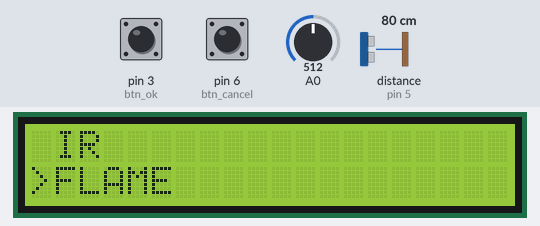
Simulated run of this sketch. Board: Arduino Uno, built with avr-gcc and run on an emulated ATmega328P. Parts: 20×2 character LCD. The inputs (shaded band) are chosen by the test bench; at power-on: A0 = 512, pin 3 (btn_ok) HIGH, pin 6 (btn_cancel) HIGH, distance to the obstacle (sensor on pin 5) 80 cm. The echo pulse lasts 58.3 µs per cm.

Above: at 1.2 s.
1.3 s: A0 set to 610
At 2.4 s:
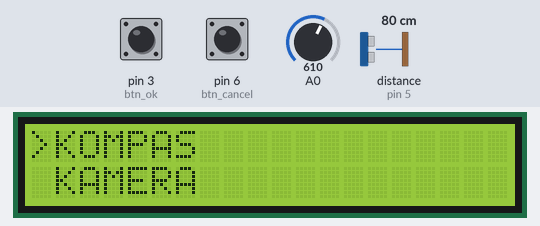
2.8 s: A0 set to 810
At 3.4 s:
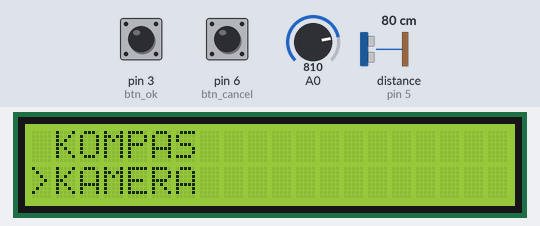
5.8 s: A0 set to 390
At 6.4 s:
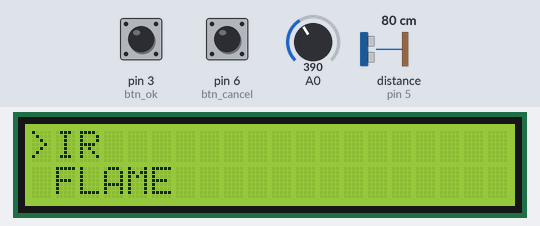
7.4 s: A0 set to 190
At 7.9 s:
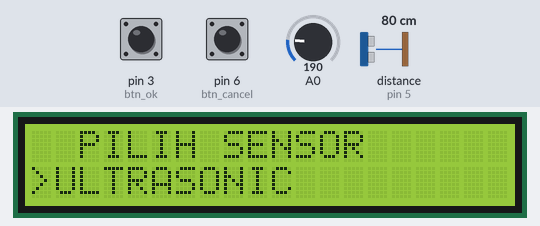
8.9 s: pin 3 (btn_ok) pulled LOW for 0.15 s
At 9.9 s:
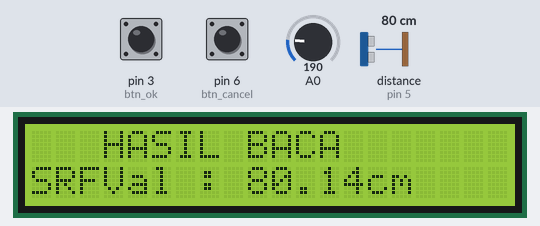
10.5 s: A0 set to 215
At 11.8 s:
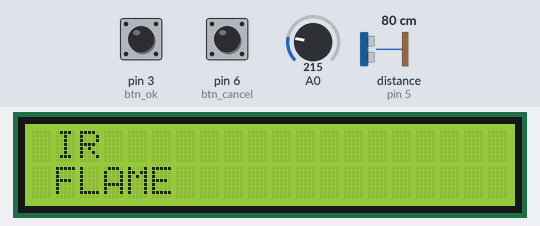
Timing chart, 0 to 13.5 s (numbered marks = the images above; inputs shaded):
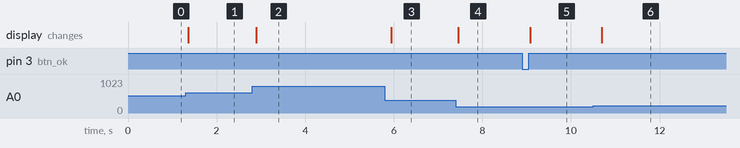

Measured:
- the behaviour switches between 199 and 200 on A0 (found by bisection; images 5 and 6)
- after the input at 1.3 s, the display: changes after 0.06 s (image 1)
- after the input at 2.8 s, the display: changes after 0.09 s (image 2)
- after the input at 5.8 s, the display: changes after 0.15 s (image 3)
- after the input at 7.4 s, the display: changes after 0.06 s (image 4)
- after the input at 8.9 s, the display: changes after 0.18 s (image 5)
- after the input at 10.5 s, the display: changes after 0.20 s (image 6)

The sketch:

Menu_LCD_potentiometer.ino
```cpp
#include <Wire.h>
#include <LiquidCrystal_I2C.h>

#define SRF_trig      4
#define SRF_echo      5

// Inisialisasi tampilan di alamat 0x27
LiquidCrystal_I2C lcd(0x27, 20, 2);

int btn_ok = 3;
int btn_cancel = 6;

int Nomor_menu = 0;         //Variabel untuk pemilihan halaman.
int Nomor_judul = 1;        //Variabel untuk memilih judul halaman.

//Variabel untuk judul halaman.
char* Menu_judul[] = { "PILIH SENSOR",
                       "ULTRASONIC",
                       "IR",
                       "FLAME",
                       "KOMPAS",
                       "KAMERA",
                       };

float SRFVal;

void setup() {
  //Mulai Komunikasi dengan LCD 16x2:
  lcd.init();
  lcd.backlight();
  Serial.begin(9600);
  //Definisi jenis pin (Output atau input):
  pinMode(btn_ok, INPUT_PULLUP);
  pinMode(btn_cancel, INPUT_PULLUP);
  pinMode(SRF_trig, OUTPUT);
  pinMode(SRF_echo, INPUT);
}

//Jalankan fungsi LOOP berulang kali:
void loop() {
  //Jalankan fungsi:
  Halaman_Menu_0();
  //Jalankan fungsi:
    Halaman_1();
//    //Jalankan fungsi:
//    Halaman_Menu_2();
//    //Jalankan fungsi:
//    Halaman_2_1();
//    //Jalankan fungsi:
//    Halaman_2_2();
//    //Jalankan fungsi:
//    Halaman_Menu_3();
//    //Jalankan fungsi:
//    Halaman_3_1();
//    //Jalankan fungsi:
//    Halaman_3_2();
//    //Jalankan fungsi:
//    Halaman_3_3();
//    //Jalankan fungsi:
//    Halaman_4();

  //Penundaan untuk langkah selanjutnya:
  delay(200);
}

//Halaman Menu - 1:


//Halaman Menu - 2:
//void Halaman_Menu_2(){
//  //Kondisi untuk membuka halaman:
//  if (Nomor_menu == 2){
//    //Menghapus informasi dari LCD.
//    lcd.clear();
//    //Syarat penulisan nama halaman di LCD :
//    if (Nomor_judul == 5 || Nomor_judul == 6){
//      //Mendefinisikan kolom (pada 16) dan baris (pada 2) dari LCD di mana menulis:
//      lcd.setCursor(1, 0);
//      //Menulis di LCD:
//      lcd.print(Menu_judul[5]);
//      //Mendefinisikan kolom (pada 16) dan baris (pada 2) dari LCD di mana menulis:
//      lcd.setCursor(1, 1);
//      //Menulis di LCD:
//      lcd.print(Menu_judul[6]);
//    }
//    //Condição para selecionar página 2.1:
//    if (Nomor_judul == 5){
//      //Mendefinisikan kolom (pada 16) dan baris (pada 2) dari LCD di mana menulis:
//      lcd.setCursor(0, 0);
//      //Menulis di LCD:
//      lcd.print(">");
//    }
//    //Condição para selecionar página 2.2:
//    else if (Nomor_judul == 6){
//      //Mendefinisikan kolom (pada 16) dan baris (pada 2) dari LCD di mana menulis:
//      lcd.setCursor(0, 1);
//      //Menulis di LCD:
//      lcd.print(">");
//    }
//    //Kondisi untuk tindakan tombol pada halaman:
//    if (digitalRead(Tombol_up) == LOW){
//      //Kondisi untuk memilih halaman:
//      if (Nomor_judul == 5){
//        //Mengubah nilai pemilihan judul menu.
//        Nomor_judul = Nomor_judul + 1;
//      }
//      //Kondisi untuk memilih halaman:
//      else if (Nomor_judul == 6){
//        //Mengubah nilai pemilihan judul menu.
//        Nomor_judul = Nomor_judul - 1;
//      }
//    }
//    //Kondisi untuk tindakan tombol pada halaman:
//    if (digitalRead(Tombol_kembali) == LOW){
//      //Mengubah nilai pemilihan judul menu.
//      Nomor_judul = 2;
//      //Mengubah nilai pemilihan menu.
//      Nomor_menu = 0;
//    }
//
//    //Atraso para o próximo passo:
//    delay(100);
//
//    //Kondisi untuk tindakan tombol pada halaman:
//    if (digitalRead(Tombol_konfirmasi) == LOW){
//      //Kondisi untuk memilih halaman:
//      if (Nomor_judul == 5){
//        //Mengubah nilai pemilihan menu.
//        Nomor_menu = 5;
//      }
//      //Kondisi untuk memilih halaman:
//      else if (Nomor_judul == 6){
//        //Mengubah nilai pemilihan menu.
//        Nomor_menu = 6;
//      }
//    }
//  }
//}
//
////Halaman Menu - 2.1:
//void Halaman_2_1(){
//  //Kondisi untuk membuka halaman:
//  if (Nomor_menu == 5){
//    //Menghapus informasi dari LCD.
//    lcd.clear();
//    //Mendefinisikan kolom (pada 16) dan baris (pada 2) dari LCD di mana menulis:
//    lcd.setCursor(0, 0);
//    //Menulis di LCD:
//    lcd.print(Menu_judul[5]);
//    lcd.print(":");
//    //Mendefinisikan kolom (pada 16) dan baris (pada 2) dari LCD di mana menulis:
//    lcd.setCursor(1, 1);
//    //Menulis di LCD:
//     lcd.print("Led Azul ON...");
//     digitalWrite(Led_biru, HIGH);
//
//    //Kondisi untuk tindakan tombol pada halaman:
//    if (digitalRead(Tombol_kembali) == LOW) {
//      //Mengubah nilai pemilihan menu.
//      Nomor_menu = 2;
//    }
//    //Kondisi untuk tindakan tombol pada halaman:
//    if (digitalRead(Tombol_konfirmasi) == LOW) {
//      //Tidak melakukan tindakan apapun.
//    }
//    //Kondisi untuk tindakan tombol pada halaman:
//    if (digitalRead(Tombol_up) == LOW) {
//      //Tidak melakukan tindakan apapun.
//    }
//  }
//}
//
////Halaman Menu - 2.2:
//void Halaman_2_2() {
//  //Kondisi untuk membuka halaman:
//  if (Nomor_menu == 6){
//    //Menghapus informasi dari LCD.
//    lcd.clear();
//    //Mendefinisikan kolom (pada 16) dan baris (pada 2) dari LCD di mana menulis:
//    lcd.setCursor(0, 0);
//    //Menulis di LCD:
//    lcd.print(Menu_judul[6]);
//    lcd.print(":");
//    //Mendefinisikan kolom (pada 16) dan baris (pada 2) dari LCD di mana menulis:
//    lcd.setCursor(1, 1);
//    //Menulis di LCD:
//    lcd.print("Led Azul OFF...");
//    digitalWrite(Led_biru, LOW);
//    delay(500);
//
//    //Kondisi untuk tindakan tombol pada halaman:
//    if (digitalRead(Tombol_kembali) == LOW) {
//      //Altera o valor de selecção do menu
//      Nomor_menu = 2;
//    }
//
//    //Kondisi untuk tindakan tombol pada halaman:
//    if (digitalRead(Tombol_konfirmasi) == LOW) {
//      //Tidak melakukan tindakan apapun.
//    }
//
//    //Kondisi untuk tindakan tombol pada halaman:
//    if (digitalRead(Tombol_up) == LOW) {
//      //Tidak melakukan tindakan apapun.
//    }
//  }
//}
//
////Halaman Menu - 3:
//void Halaman_Menu_3(){
//  //Kondisi untuk membuka halaman:
//  if (Nomor_menu == 3){
//    //Menghapus informasi dari LCD.
//    lcd.clear();
//    //Syarat penulisan nama halaman di LCD :
//    if (Nomor_judul > 6 & Nomor_judul < 9){
//      //Mendefinisikan kolom (pada 16) dan baris (pada 2) dari LCD di mana menulis:
//      lcd.setCursor(1, 0);
//      //Menulis di LCD:
//      lcd.print(Menu_judul[7]);
//      //Mendefinisikan kolom (pada 16) dan baris (pada 2) dari LCD di mana menulis:
//      lcd.setCursor(1, 1);
//      //Menulis di LCD:
//      lcd.print(Menu_judul[8]);
//    }
//    //Syarat penulisan nama halaman di LCD :
//    else if (Nomor_judul == 9){
//      //Mendefinisikan kolom (pada 16) dan baris (pada 2) dari LCD di mana menulis:
//      lcd.setCursor(1, 0);
//      //Menulis di LCD:
//      lcd.print(Menu_judul[9]);
//    }
//    //Condição para selecionar Halaman 3.1:
//    if (Nomor_judul == 7 || Nomor_judul == 9){
//      //Mendefinisikan kolom (pada 16) dan baris (pada 2) dari LCD di mana menulis:
//      lcd.setCursor(0, 0);
//      //Menulis di LCD:
//      lcd.print(">");
//    }
//    //Condição para selecionar Halaman 3.2:
//    else if (Nomor_judul == 8){
//      //Mendefinisikan kolom (pada 16) dan baris (pada 2) dari LCD di mana menulis:
//      lcd.setCursor(0, 1);
//      //Menulis di LCD:
//      lcd.print(">");
//    }
//    //Kondisi untuk tindakan tombol pada halaman:
//    if (digitalRead(Tombol_up) == LOW){
//      //Kondisi untuk memilih halaman:
//      if (Nomor_judul >= 7){
//        //Mengubah nilai pemilihan judul menu.
//        Nomor_judul = Nomor_judul + 1;
//      }
//      //Kondisi untuk memilih halaman:
//      if (Nomor_judul > 9){
//        //Mengubah nilai pemilihan judul menu.
//        Nomor_judul = 7;
//      }
//    }
//    //Kondisi untuk tindakan tombol pada halaman:
//    if (digitalRead(Tombol_kembali) == LOW){
//      //Altera o valor de selecção do titulo do menu.
//      Nomor_judul = 3;
//      //Mengubah nilai pemilihan menu.
//      Nomor_menu = 0;
//    }
//
//    //Atraso para o próximo passo:
//    delay(100);
//
//    //Kondisi untuk tindakan tombol pada halaman:
//    if (digitalRead(Tombol_konfirmasi) == LOW){
//      //Kondisi untuk memilih halaman:
//      if (Nomor_judul == 7){
//        //Mengubah nilai pemilihan menu.
//        Nomor_menu = 7;
//      }
//      //Kondisi untuk memilih halaman:
//      else if (Nomor_judul == 8){
//        //Mengubah nilai pemilihan menu.
//        Nomor_menu = 8;
//      }
//      //Condição para selecionar Halaman:
//      else if (Nomor_judul == 9){
//        //Mengubah nilai pemilihan menu.
//        Nomor_menu = 9;
//      }
//    }
//  }
//}
//
////Halaman Menu - 3.1:
//void Halaman_3_1() {
//  //Kondisi untuk membuka halaman:
//  if (Nomor_menu == 7){
//    //Menghapus informasi dari LCD.
//    lcd.clear();
//    //Mendefinisikan kolom (pada 16) dan baris (pada 2) dari LCD di mana menulis:
//    lcd.setCursor(0, 0);
//    //Menulis di LCD:
//    lcd.print(Menu_judul[7]);
//    lcd.print(":");
//    //Mendefinisikan kolom (pada 16) dan baris (pada 2) dari LCD di mana menulis:
//    lcd.setCursor(1, 1);
//    //Menulis di LCD:
//    lcd.print("Led Verm. ON");
//    digitalWrite(Led_merah,HIGH);
//
//    //Kondisi untuk tindakan tombol pada halaman:
//    if (digitalRead(Tombol_kembali) == LOW) {
//      //Mengubah nilai pemilihan menu.
//      Nomor_menu = 3;
//    }
//
//    //Kondisi untuk tindakan tombol pada halaman:
//    if (digitalRead(Tombol_konfirmasi) == LOW) {
//      //Tidak melakukan tindakan apapun.
//    }
//    //Kondisi untuk tindakan tombol pada halaman:
//    if (digitalRead(Tombol_up) == LOW) {
//      //Tidak melakukan tindakan apapun.
//    }
//  }
//}
////Halaman Menu - 3.2:
//void Halaman_3_2() {
//  //Kondisi untuk membuka halaman:
//  if (Nomor_menu == 8){
//    //Menghapus informasi dari LCD.
//    lcd.clear();
//    //Mendefinisikan kolom (pada 16) dan baris (pada 2) dari LCD di mana menulis:
//    lcd.setCursor(0, 0);
//    //Menulis di LCD:
//    lcd.print(Menu_judul[8]);
//    lcd.print(":");
//    //Mendefinisikan kolom (pada 16) dan baris (pada 2) dari LCD di mana menulis:
//    lcd.setCursor(1, 1);
//    //Menulis di LCD:
//    lcd.print("Led verm. OFF");
//    digitalWrite(Led_merah,LOW);
//
//    //Kondisi untuk tindakan tombol pada halaman:
//    if (digitalRead(Tombol_kembali) == LOW) {
//      //Mengubah nilai pemilihan menu.
//      Nomor_menu = 3;
//    }
//
//    //Kondisi untuk tindakan tombol pada halaman:
//    if (digitalRead(Tombol_konfirmasi) == LOW) {
//      //Tidak melakukan tindakan apapun.
//    }
//    //Kondisi untuk tindakan tombol pada halaman:
//    if (digitalRead(Tombol_up) == LOW) {
//      //Tidak melakukan tindakan apapun.
//    }
//  }
//}
//
////Halaman Menu - 3.3:
//void Halaman_3_3() {
//  //Kondisi untuk membuka halaman:
//  if (Nomor_menu == 9){
//    //Menghapus informasi dari LCD.
//    lcd.clear();
//    //Mendefinisikan kolom (pada 16) dan baris (pada 2) dari LCD di mana menulis:
//    lcd.setCursor(0, 0);
//    //Menulis di LCD:
//    lcd.print(Menu_judul[9]);
//    lcd.print(":");
//    //Mendefinisikan kolom (pada 16) dan baris (pada 2) dari LCD di mana menulis:
//    lcd.setCursor(1, 1);
//    //Menulis di LCD:
//    lcd.print("Piscando...");
//    digitalWrite(Led_merah,HIGH);
//    delay(500);
//    digitalWrite(Led_merah,LOW);
//    delay(500);
//
//    //Kondisi untuk tindakan tombol pada halaman:
//    if (digitalRead(Tombol_kembali) == LOW) {
//      //Mengubah nilai pemilihan menu.
//      Nomor_menu = 3;
//    }
//    //Kondisi untuk tindakan tombol pada halaman:
//    if (digitalRead(Tombol_konfirmasi) == LOW) {
//      //Tidak melakukan tindakan apapun.
//    }
//    //Kondisi untuk tindakan tombol pada halaman:
//    if (digitalRead(Tombol_up) == LOW) {
//      //Tidak melakukan tindakan apapun.
//    }
//  }
//}
//
////Halaman Menu - 4:
//void Halaman_4() {
//  //Kondisi untuk membuka halaman:
//  if (Nomor_menu == 4){
//    //Menghapus informasi dari LCD.
//    lcd.clear();
//    //Mendefinisikan kolom (pada 16) dan baris (pada 2) dari LCD di mana menulis:
//    lcd.setCursor(0, 0);
//    //Menulis di LCD:
//    lcd.print(Menu_judul[Nomor_judul]);
//    lcd.print(":");
//    //Mendefinisikan kolom (pada 16) dan baris (pada 2) dari LCD di mana menulis:
//    lcd.setCursor(1, 1);
//
//    //Menulis di LCD:
//
//    readUltra();
//    lcd.print("Jarak: ");
//    lcd.print(SRFVal); // CM or INC
//    lcd.print(" cm");
//    delay(500);
//
//    //Kondisi untuk tindakan tombol pada halaman:
//    if (digitalRead(Tombol_kembali) == LOW){
//      //Mengubah nilai pemilihan menu.
//      Nomor_menu = 0;
//    }
//    //Kondisi untuk tindakan tombol pada halaman:
//    if (digitalRead(Tombol_konfirmasi) == LOW){
//      //Tidak melakukan tindakan apapun.
//    }
//    //Kondisi untuk tindakan tombol pada halaman:
//    if (digitalRead(Tombol_up) == LOW){
//      //Tidak melakukan tindakan apapun.
//    }
//  }
//}
```

halaman_0.ino
```cpp
//Halaman Menu - 0:
void Halaman_Menu_0() {
  //Kondisi untuk membuka halaman:
  if (Nomor_menu == 0) {

    if (analogRead(A0) >= 0 && analogRead(A0) < 200) {
      Nomor_judul = 1;
    } else if (analogRead(A0) >= 200 && analogRead(A0) < 400) {
      Nomor_judul = 2;
    } else if (analogRead(A0) >= 400 && analogRead(A0) < 600) {
      Nomor_judul = 3;
    } else if (analogRead(A0) >= 600 && analogRead(A0) < 800) {
      Nomor_judul = 4;
    } else {
      Nomor_judul = 5;
    }

    //Syarat penulisan nama halaman di LCD :
    if (Nomor_judul > 0 & Nomor_judul < 2) {
      lcd.clear();
      lcd.setCursor(2, 0);
      lcd.print(Menu_judul[0]);

      //Mendefinisikan kolom (pada 16) dan baris (pada 2) dari LCD di mana menulis:
      lcd.setCursor(1, 1);
      //Menulis di LCD:
      lcd.print(Menu_judul[1]);
    }

    //Syarat penulisan nama halaman di LCD :
    else if (Nomor_judul > 1 & Nomor_judul < 4) {

      //Mendefinisikan kolom (pada 16) dan baris (pada 2) dari LCD di mana menulis:
      lcd.clear();
      lcd.setCursor(1, 0);
      //Menulis di LCD:
      lcd.print(Menu_judul[2]);

      //Mendefinisikan kolom (pada 16) dan baris (pada 2) dari LCD di mana menulis:
      lcd.setCursor(1, 1);
      //Menulis di LCD:
      lcd.print(Menu_judul[3]);
    }

    else if (Nomor_judul > 3 & Nomor_judul < 6) {
      //Mendefinisikan kolom (pada 16) dan baris (pada 2) dari LCD di mana menulis:
      lcd.clear();
      lcd.setCursor(1, 0);
      //Menulis di LCD:
      lcd.print(Menu_judul[4]);

      //Mendefinisikan kolom (pada 16) dan baris (pada 2) dari LCD di mana menulis:
      lcd.setCursor(1, 1);
      //Menulis di LCD:
      lcd.print(Menu_judul[5]);
    }


    //Condição para selecionar página 1 e 3:
    if (Nomor_judul == 2 || Nomor_judul == 4) {
      //Mendefinisikan kolom (pada 16) dan baris (pada 2) dari LCD di mana menulis:
      lcd.setCursor(0, 0);
      //Menulis di LCD:
      lcd.print(">");
    }
    //Condição para selecionar página 2 e 4:
    else if (Nomor_judul == 1 || Nomor_judul == 3 || Nomor_judul == 5) {
      //Mendefinisikan kolom (pada 16) dan baris (pada 2) dari LCD di mana menulis:
      lcd.setCursor(0, 1);
      //Menulis di LCD:
      lcd.print(">");
    }


    //  //Potensiometer bertindak disini
    //  //Kondisi untuk tindakan tombol pada halaman:
    //  if (digitalRead(btn_ok_cancel) == LOW) {
    //    //Kondisi untuk memilih halaman:
    //    if (Nomor_judul >= 1) {
    //      //Mengubah nilai pemilihan judul menu.
    //      Nomor_judul = Nomor_judul + 1;
    //    }
    //    //Kondisi untuk memilih halaman:
    //    if (Nomor_judul > 4) {
    //      //Mengubah nilai pemilihan judul menu.
    //      Nomor_judul = 4;
    //    }
    //  }


    //Kondisi untuk tindakan tombol pada halaman:
    if (digitalRead(btn_ok) == LOW) {
      //Kondisi untuk memilih halaman:
      if (Nomor_judul == 1) {
        //Mengubah nilai pemilihan menu.
        Nomor_menu = 1;
      }
      //Kondisi untuk memilih halaman:
      else if (Nomor_judul == 2) {
        //Mengubah nilai pemilihan judul menu.
        Nomor_judul = 6;
        //Mengubah nilai pemilihan menu.
        Nomor_menu = 2;
      }
      //Kondisi untuk memilih halaman:
      else if (Nomor_judul == 3) {
        //Mengubah nilai pemilihan judul menu.
        Nomor_judul = 7;
        //Mengubah nilai pemilihan menu.
        Nomor_menu = 3;
      }
      //Kondisi untuk memilih halaman:
      else if (Nomor_judul == 4) {
        Nomor_judul = 8;
        //Mengubah nilai pemilihan menu.
        Nomor_menu = 4;
      }
      //Kondisi untuk memilih halaman:
      else if (Nomor_judul == 5) {
        //Mengubah nilai pemilihan menu.
        Nomor_menu = 5;
      }
    }
  }
}
```

ultrasonic.ino
```cpp
void readUltra() {
  digitalWrite(SRF_trig, LOW);
  delayMicroseconds(2);
  digitalWrite(SRF_trig, HIGH);
  delayMicroseconds(10);
  digitalWrite(SRF_trig, LOW);
  long duration = pulseIn(SRF_echo, HIGH, 8000);
  SRFVal = duration / 29.1 / 2;
}
```

Source omitted: halaman_1.ino (1904 bytes)
